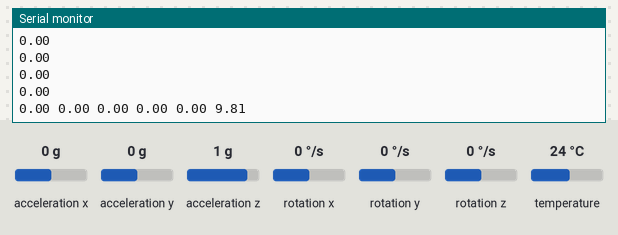
The sketch below on a simulated ESP8266 (NodeMCU). On the bench: the last lines printed to the serial monitor. The inputs (shaded band) are chosen by the test bench; at power-on: acceleration x 0 g, acceleration y 0 g, acceleration z 1 g, rotation x 0 °/s, rotation y 0 °/s, rotation z 0 °/s, temperature 24 °C. WiFi joins after 1.5 s; servers stay silent unless stated; no MQTT or app messages arrive unless stated.

Above: at 2.8 s.
2.9 s: acceleration x set to -1.4 g
At 2.98 s:
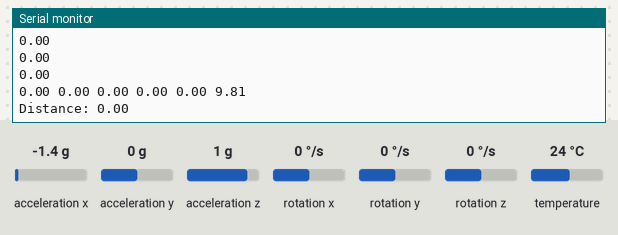
4.4 s: acceleration y set to -1.4 g
At 4.4 s:
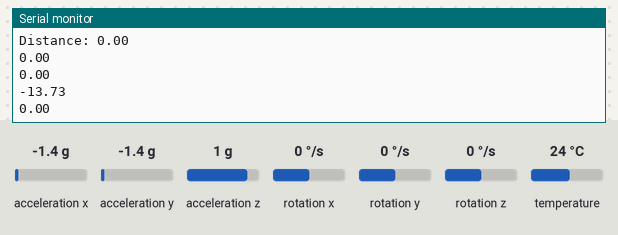
5.9 s: acceleration z set to -1.4 g
At 5.93 s:
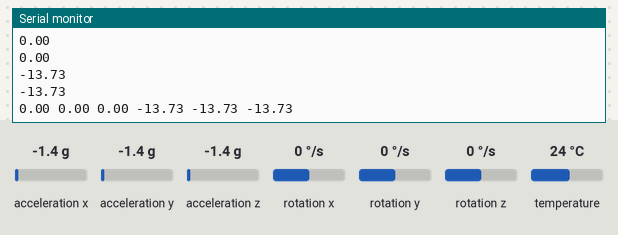
7.4 s: rotation x set to -192 °/s
At 7.46 s:
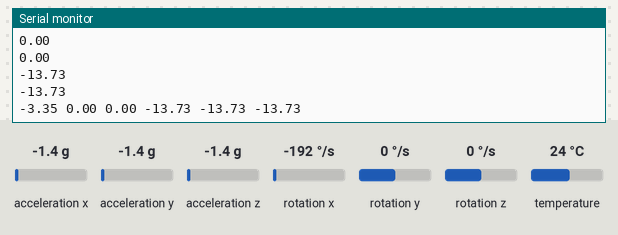
8.9 s: rotation y set to -192 °/s
At 8.99 s:
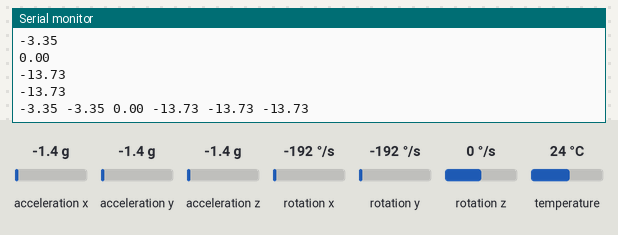
Timing chart, 0 to 11.4 s (numbered marks = the images above; inputs shaded):
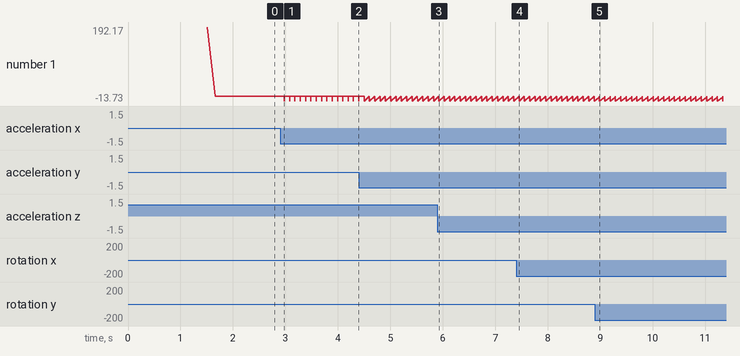

The sketch:

mqttmpu8266.ino
```cpp
#include <ESP8266WiFi.h>
#include <Adafruit_MPU6050.h>
#include <Adafruit_Sensor.h>
#include <Adafruit_MPU6050.h>
#include <Adafruit_Sensor.h>
#include <Wire.h>
#include <PubSubClient.h>


Adafruit_MPU6050 mpu;
//Notes: a username and password must be provided and setup in mosquitto conf. Also make sure that windows firewall is open to port 1883
// Update these with values suitable for your network.
const char* ssid = "John"; //Replace with your SSID
const char* password = "iloveyou"; //Replace with your WIFI password
const char* mqtt_server = "192.168.1.7"; //Replace with the I.P of the computer
const char* mqtt_username = "john"; //Replace with the username you used in the setup of MQTT on your computer
const char* mqtt_password = "$7$101$8I/x3WWOhWbgbZYN$t5upQbFUhYymK4+mImSKZK5HZODqwj651KFTYis6VmIUGGMM8PRxMwetEwcT57Vm//Y29MhMTzF0kNK/x+TgCA==";//Replace with the MQTT password you used when you set up MQTT on your computer
const char* clientID = "espClient";
String topublish;
WiFiClient wifiClient;
PubSubClient client(mqtt_server, 1883, wifiClient);
long lastMsg = 100;
// defines variables
long duration;
int distance;


void setup_wifi() {
  delay(10);
  // We start by connecting to a WiFi network
  Serial.println();
  Serial.print("Connecting to ");
  Serial.println(ssid);
  WiFi.mode(WIFI_STA);
  WiFi.begin(ssid, password);

  while (WiFi.status() != WL_CONNECTED)
  {
    delay(500);
    Serial.print(".");
  }
  Serial.println("");
  Serial.println("WiFi connected");
  Serial.println("IP address: ");
  Serial.println(WiFi.localIP());

  // Connect to MQTT Broker
  // client.connect returns a boolean value to let us know if the connection was successful.
  // If the connection is failing, make sure you are using the correct MQTT Username and Password (Setup Earlier in the Instructable)
  if (client.connect(clientID)) {
    Serial.println("Connected to MQTT Broker!");
  }
  else {
    Serial.println("Connection to MQTT Broker failed...");
  }
}

void reconnect() {
  // Loop until we're reconnected
  while (!client.connected()) {
    Serial.print("Attempting MQTT connection...");
    // Attempt to connect
    if (client.connect("arduinoClient_distance_sensor")) {
      Serial.println("connected");
    } else {
      Serial.print("failed, rc=");
      Serial.print(client.state());
      Serial.println(" try again in 5 seconds");
      // Wait 5 seconds before retrying
      delay(5000);
    }
  }
}

void setup()
{
  Serial.begin(115200);
  setup_wifi();
  client.setServer(mqtt_server, 1883);
  // Try to initialize!
  if (!mpu.begin()) {
    Serial.println("Failed to find MPU6050 chip");
    while (1) {
      delay(10);
    }
  }

  mpu.setAccelerometerRange(MPU6050_RANGE_16_G);
  mpu.setGyroRange(MPU6050_RANGE_250_DEG);
  mpu.setFilterBandwidth(MPU6050_BAND_21_HZ);
  Serial.println("");
  delay(100);
}

void loop()
{
  if (!client.connected()) {
    reconnect();
  }
  client.loop();
    topublish = "";
    sensors_event_t a, g, temp;
    mpu.getEvent(&a, &g, &temp);
    long now = millis();
  if (now - lastMsg > 100) {
    lastMsg = now;
     //String(g.gyro.x).c_str()
    topublish +=  String(g.gyro.x).c_str();
    topublish += " ";
    topublish +=  String(g.gyro.y).c_str();
    topublish += " ";
    topublish +=  String(g.gyro.z).c_str();
    topublish += " ";
    topublish +=  String(a.acceleration.x).c_str();
    topublish += " ";
    topublish +=  String(a.acceleration.y).c_str();
    topublish += " ";
    topublish +=  String(a.acceleration.z).c_str();


    client.publish("gyroX", String(topublish).c_str());
    //client.publish("gyroY", String(g.gyro.y).c_str());
    //client.publish("gyroZ", String(g.gyro.z).c_str());
    Serial.print("Distance: ");
    Serial.println(g.gyro.x);
    Serial.println(g.gyro.y);
    Serial.println(g.gyro.z);
    Serial.println(a.acceleration.x);
    Serial.println(a.acceleration.y);
    Serial.println(topublish);


  }
}
```

Measured:
- after the input at 5.9 s, the serial monitor: prints a new line at once (image 3)
- after the input at 7.4 s, the serial monitor: prints a new line after 0.05 s (image 4)
- after the input at 8.9 s, the serial monitor: prints a new line after 0.09 s (image 5)
